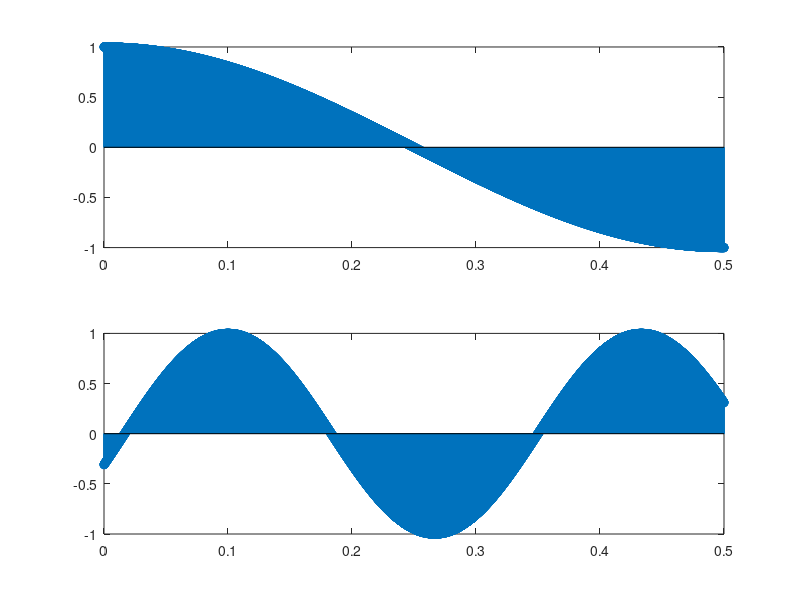

MATLAB code for this plot:

% Let x1 and x2 be the signals sampled at 20 kHz so dt=1/(20kHz).
%check for orthogonality between the two signals.
%specify the period to check for orthogonality

f = 2000;
T = 1/f;
tmin = 0;
tmax = 0.5;            
dt = 1/20000;
t = tmin:dt:tmax;
x1 = exp(j*2*pi*t);
x2 = exp(j*2*pi*3*(t-0.1));
subplot(211)
stem(t,x1);
subplot(212)
stem(t,x2);
prod = sum(x1.*x2);
orth=real(round(prod));
if(orth==0) f1= msgbox("The two signals are orthogonal"); 
else  f2= msgbox("The two signals are not orthogonal"); 
end
